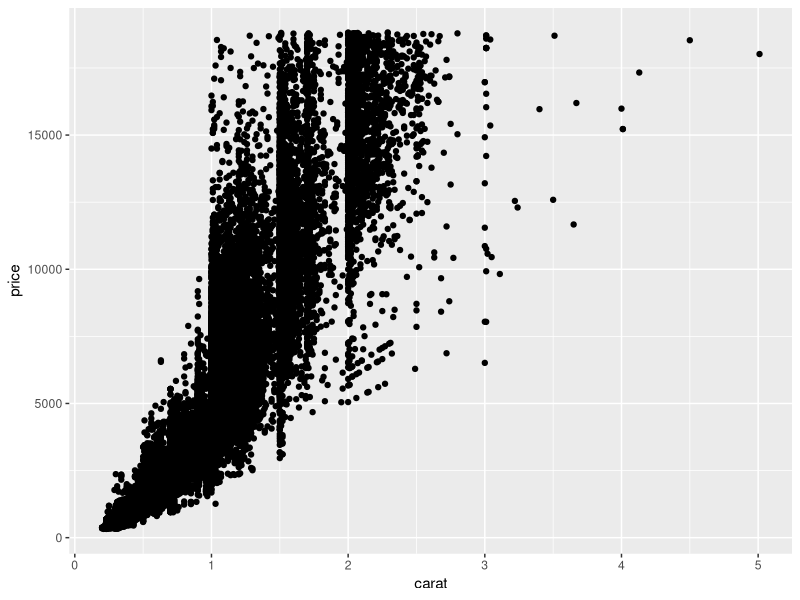
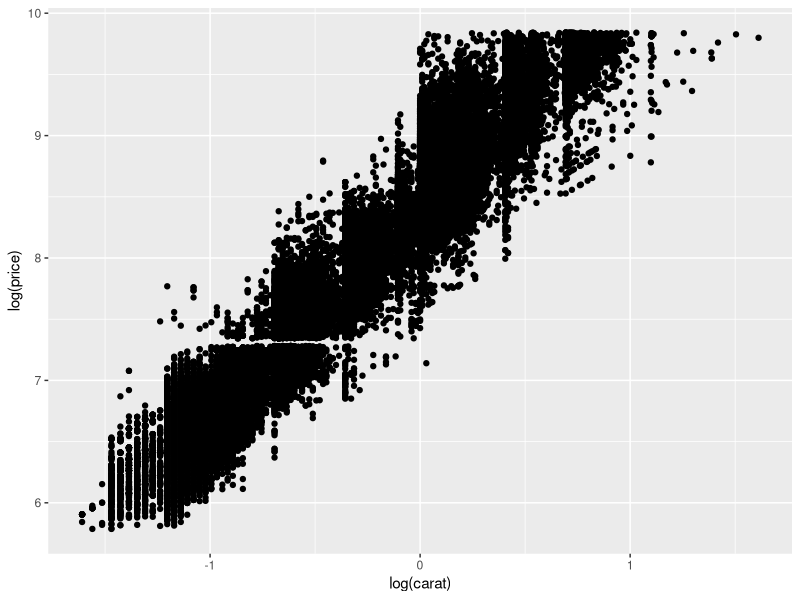
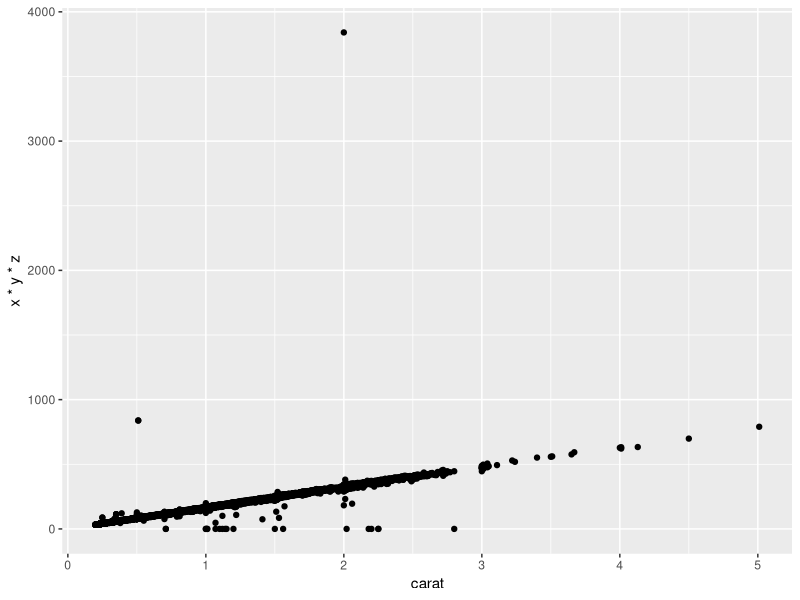
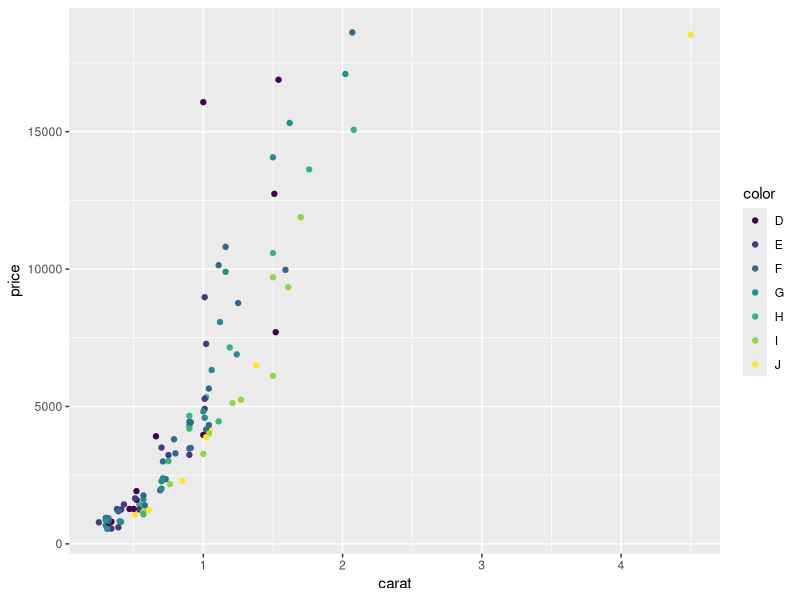
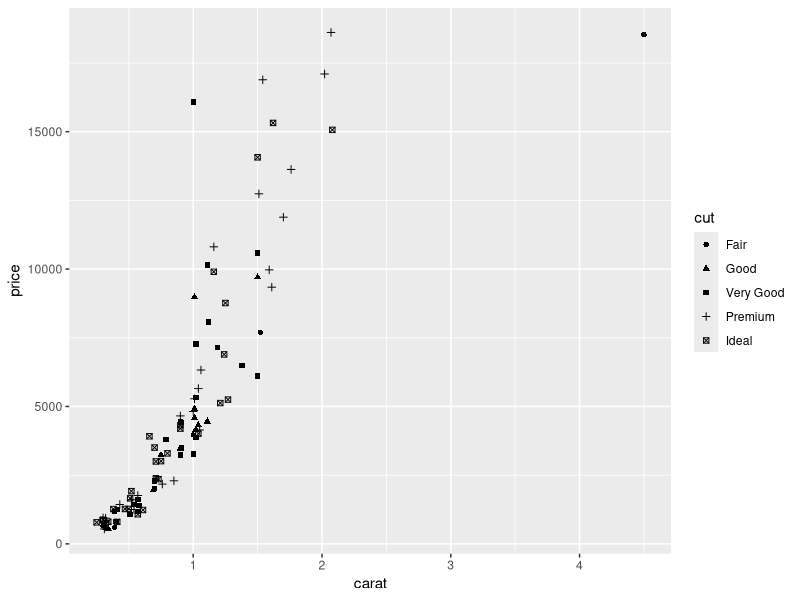
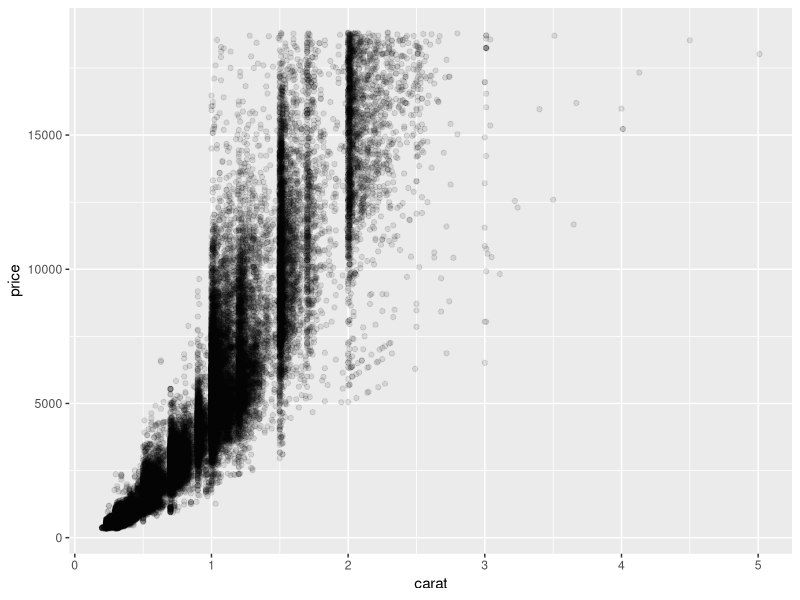
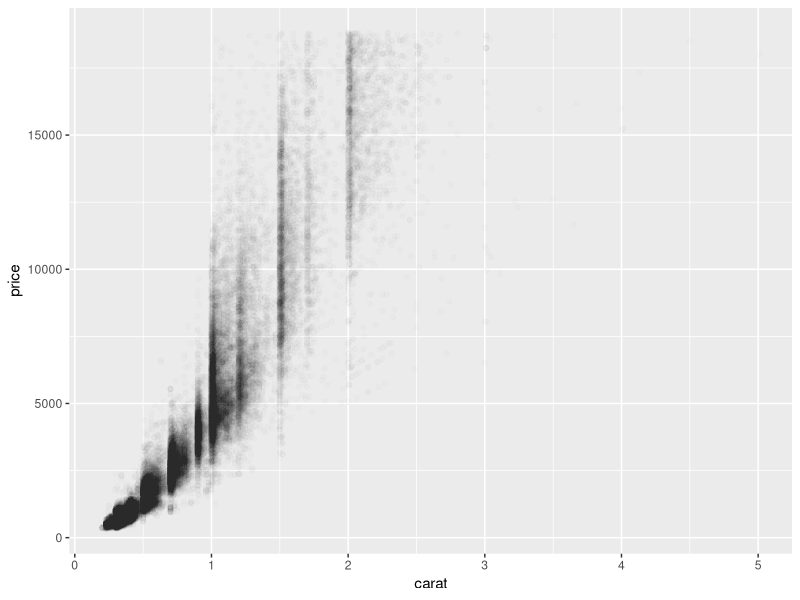
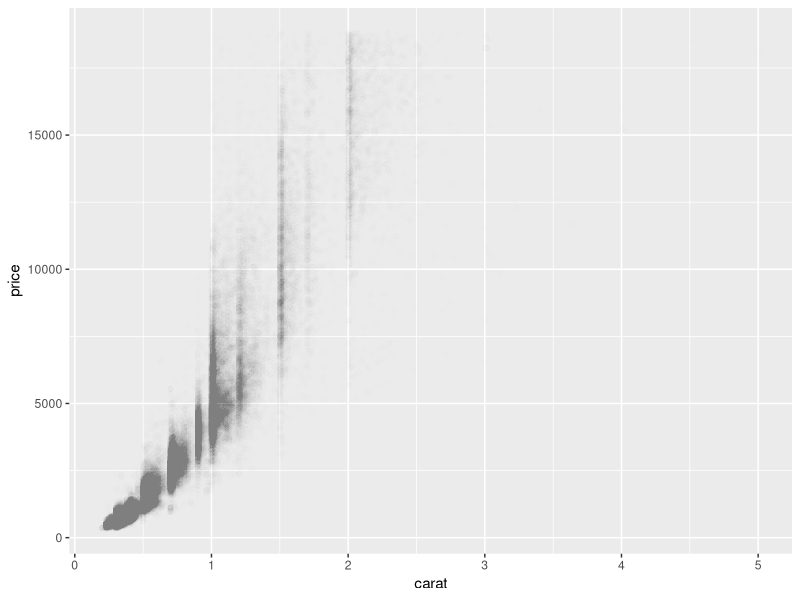

R code for these plots, in order:
## ---- chunk 1
library(ggplot2)
head(diamonds)
set.seed(1410)
dsmall <- diamonds[sample(nrow(diamonds), 100), ]
## ---- chunk 2
# Basic use
qplot(carat, price, data = diamonds)
qplot(log(carat), log(price), data = diamonds)
qplot(carat, x * y * z, data = diamonds)
## ---- chunk 3
# Color and shape
qplot(carat, price, data = dsmall, colour = color)
qplot(carat, price, data = dsmall, shape = cut)

# Alpha aesthetic
qplot(carat, price, data = diamonds, alpha = I(1/10))
qplot(carat, price, data = diamonds, alpha = I(1/100))
qplot(carat, price, data = diamonds, alpha = I(1/200))

# Add smoother
qplot(carat, price, data = dsmall, geom = c("point", "smooth"))
qplot(carat, price, data = diamonds, geom = c("point", "smooth"))
## ---- chunk 4
# method = "loess", default for n < 1000
qplot(carat, price, data = dsmall, geom = c("point", "smooth"), 
  span = 0.2)
qplot(carat, price, data = dsmall, geom = c("point", "smooth"),
  span = 1)

# method = "gam", default for n > 1000
qplot(carat, price, data = dsmall, geom = c("point", "smooth"),
  method = "gam", formula = y ~ s(x))
qplot(carat, price, data = dsmall, geom = c("point", "smooth"),
  method = "gam", formula = y ~ s(x, bs = "cs"))

# method = "lm"
qplot(carat, price, data = dsmall, geom = c("point", "smooth"),
  method = "lm")

library(splines)
qplot(carat, price, data = dsmall, geom = c("point", "smooth"),
  method = "lm", formula = y ~ ns(x,5))

# method = "rlm"
library(MASS)
qplot(carat, price, data = dsmall, geom = c("point", "smooth"),
  method = "rlm")
## ---- chunk 5
# Basic command
qplot(color, price / carat, data = diamonds, geom = "jitter")
qplot(color, price / carat, data = diamonds, geom = "boxplot")

# More colorful?
qplot(color, price / carat, data = diamonds, geom = "jitter",
  color = color)
qplot(color, price / carat, data = diamonds, geom = "boxplot",
  fill = color)

# Add semi-transparent
qplot(color, price / carat, data = diamonds, geom = "jitter", 
  alpha = I(1 / 5))
qplot(color, price / carat, data = diamonds, geom = "jitter", 
  alpha = I(1 / 50))
qplot(color, price / carat, data = diamonds, geom = "jitter", 
  alpha = I(1 / 200))
## ---- chunk 6
# basic
qplot(carat, data = diamonds, geom = "histogram")
qplot(carat, data = diamonds, geom = "density")

# add binwidth & xlim
qplot(carat, data = diamonds, geom = "histogram", binwidth = 1,
  xlim = c(0,3))
qplot(carat, data = diamonds, geom = "histogram", binwidth = 0.1,
  xlim = c(0,3))
qplot(carat, data = diamonds, geom = "histogram", binwidth = 0.01,
  xlim = c(0,3))

# more colorful?
qplot(carat, data = diamonds, geom = "density", colour = color)
qplot(carat, data = diamonds, geom = "histogram", fill = color)
## ---- chunk 7
# simple version
qplot(color, data = diamonds, geom = "bar")

# weighted version (by carat)
qplot(color, data = diamonds, geom = "bar", weight = carat) +
  scale_y_continuous("carat")

# more colorful?
qplot(color, data = diamonds, geom = "bar", fill = color)
## ---- chunk 8
# with line
qplot(date, unemploy / pop, data = economics, geom = "line")
qplot(date, uempmed, data = economics, geom = "line")

# with path
year <- function(x) as.POSIXlt(x)$year + 1900
qplot(unemploy / pop, uempmed, data = economics,
  geom = c("point", "path"))
qplot(unemploy / pop, uempmed, data = economics,
  geom = "path", color = year(date)) + scale_size_area()
## ---- chunk 9
# facets
qplot(carat, data = diamonds, facets = color ~ .,
  geom = "histogram", binwidth = 0.1, xlim = c(0, 3))
# with ..density..
qplot(carat, ..density.., data = diamonds, facets = color ~ .,
  geom = "histogram", binwidth = 0.1, xlim = c(0, 3))
## ---- chunk 10
qplot(
  carat, price, data = dsmall,
  xlab = "Price ($)", ylab = "Weight (carats)",
  main = "Price-weight relationship"
)

qplot(
  carat, price/carat, data = dsmall,
  ylab = expression(frac(price,carat)),
  xlab = "Weight (carats)",
  main="Small diamonds",
  xlim = c(.2,1)
)

qplot(carat, price, data = dsmall, log = "xy")
